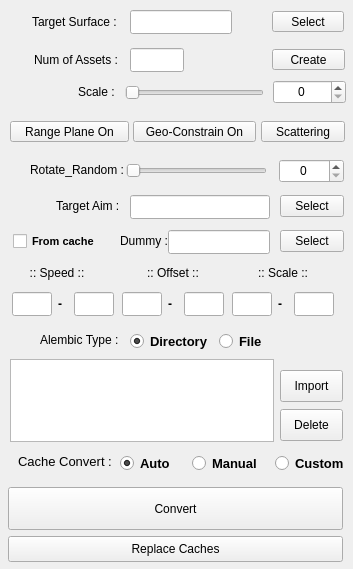
<?xml version="1.0" encoding="UTF-8"?>
<ui version="4.0">
 <class>plcAssetWindow</class>
 <widget class="QWidget" name="plcAssetWindow">
  <property name="geometry">
   <rect>
    <x>0</x>
    <y>0</y>
    <width>353</width>
    <height>569</height>
   </rect>
  </property>
  <property name="minimumSize">
   <size>
    <width>353</width>
    <height>419</height>
   </size>
  </property>
  <property name="maximumSize">
   <size>
    <width>353</width>
    <height>800</height>
   </size>
  </property>
  <property name="mouseTracking">
   <bool>true</bool>
  </property>
  <property name="acceptDrops">
   <bool>true</bool>
  </property>
  <property name="windowTitle">
   <string>Asset Placement</string>
  </property>
  <widget class="QLineEdit" name="targetGeo">
   <property name="geometry">
    <rect>
     <x>130</x>
     <y>10</y>
     <width>102</width>
     <height>24</height>
    </rect>
   </property>
   <property name="minimumSize">
    <size>
     <width>54</width>
     <height>24</height>
    </size>
   </property>
   <property name="maximumSize">
    <size>
     <width>150</width>
     <height>24</height>
    </size>
   </property>
   <property name="acceptDrops">
    <bool>true</bool>
   </property>
  </widget>
  <widget class="QPushButton" name="selGeoBtn">
   <property name="geometry">
    <rect>
     <x>272</x>
     <y>11</y>
     <width>72</width>
     <height>21</height>
    </rect>
   </property>
   <property name="text">
    <string>Select</string>
   </property>
  </widget>
  <widget class="QLabel" name="label_6">
   <property name="geometry">
    <rect>
     <x>32</x>
     <y>11</y>
     <width>105</width>
     <height>21</height>
    </rect>
   </property>
   <property name="text">
    <string>Target Surface :</string>
   </property>
  </widget>
  <widget class="QSpinBox" name="numOri">
   <property name="geometry">
    <rect>
     <x>279</x>
     <y>159</y>
     <width>65</width>
     <height>24</height>
    </rect>
   </property>
   <property name="alignment">
    <set>Qt::AlignCenter</set>
   </property>
  </widget>
  <widget class="QPushButton" name="crBtn">
   <property name="geometry">
    <rect>
     <x>272</x>
     <y>49</y>
     <width>73</width>
     <height>21</height>
    </rect>
   </property>
   <property name="text">
    <string>Create</string>
   </property>
  </widget>
  <widget class="QLabel" name="label_4">
   <property name="geometry">
    <rect>
     <x>34</x>
     <y>49</y>
     <width>103</width>
     <height>21</height>
    </rect>
   </property>
   <property name="text">
    <string>Num of Assets :</string>
   </property>
  </widget>
  <widget class="QLineEdit" name="numCh">
   <property name="geometry">
    <rect>
     <x>130</x>
     <y>48</y>
     <width>54</width>
     <height>24</height>
    </rect>
   </property>
   <property name="minimumSize">
    <size>
     <width>54</width>
     <height>24</height>
    </size>
   </property>
   <property name="maximumSize">
    <size>
     <width>150</width>
     <height>24</height>
    </size>
   </property>
   <property name="acceptDrops">
    <bool>false</bool>
   </property>
   <property name="alignment">
    <set>Qt::AlignCenter</set>
   </property>
  </widget>
  <widget class="QLabel" name="Rot">
   <property name="geometry">
    <rect>
     <x>30</x>
     <y>159</y>
     <width>112</width>
     <height>21</height>
    </rect>
   </property>
   <property name="text">
    <string>Rotate_Random :</string>
   </property>
  </widget>
  <widget class="QSlider" name="slOri">
   <property name="geometry">
    <rect>
     <x>126</x>
     <y>161</y>
     <width>141</width>
     <height>20</height>
    </rect>
   </property>
   <property name="orientation">
    <enum>Qt::Horizontal</enum>
   </property>
  </widget>
  <widget class="QPushButton" name="geoConBtn">
   <property name="geometry">
    <rect>
     <x>133</x>
     <y>121</y>
     <width>123</width>
     <height>21</height>
    </rect>
   </property>
   <property name="text">
    <string>Geo-Constrain On</string>
   </property>
  </widget>
  <widget class="QLineEdit" name="aimTarget">
   <property name="geometry">
    <rect>
     <x>130</x>
     <y>195</y>
     <width>140</width>
     <height>24</height>
    </rect>
   </property>
   <property name="minimumSize">
    <size>
     <width>54</width>
     <height>24</height>
    </size>
   </property>
   <property name="maximumSize">
    <size>
     <width>150</width>
     <height>24</height>
    </size>
   </property>
   <property name="acceptDrops">
    <bool>false</bool>
   </property>
  </widget>
  <widget class="QPushButton" name="aimBtn">
   <property name="geometry">
    <rect>
     <x>280</x>
     <y>195</y>
     <width>64</width>
     <height>22</height>
    </rect>
   </property>
   <property name="text">
    <string>Select</string>
   </property>
  </widget>
  <widget class="QLabel" name="label_7">
   <property name="geometry">
    <rect>
     <x>56</x>
     <y>195</y>
     <width>84</width>
     <height>21</height>
    </rect>
   </property>
   <property name="text">
    <string>Target Aim :</string>
   </property>
  </widget>
  <widget class="QPushButton" name="loadBtn">
   <property name="geometry">
    <rect>
     <x>8</x>
     <y>487</y>
     <width>335</width>
     <height>43</height>
    </rect>
   </property>
   <property name="text">
    <string>Convert</string>
   </property>
  </widget>
  <widget class="QPushButton" name="impBtn">
   <property name="geometry">
    <rect>
     <x>280</x>
     <y>370</y>
     <width>63</width>
     <height>32</height>
    </rect>
   </property>
   <property name="text">
    <string>Import</string>
   </property>
  </widget>
  <widget class="QPushButton" name="delBtn">
   <property name="geometry">
    <rect>
     <x>280</x>
     <y>409</y>
     <width>63</width>
     <height>32</height>
    </rect>
   </property>
   <property name="text">
    <string>Delete</string>
   </property>
  </widget>
  <widget class="QLabel" name="locScaleLabel">
   <property name="geometry">
    <rect>
     <x>78</x>
     <y>81</y>
     <width>53</width>
     <height>21</height>
    </rect>
   </property>
   <property name="text">
    <string>Scale :</string>
   </property>
  </widget>
  <widget class="QSlider" name="scsl">
   <property name="geometry">
    <rect>
     <x>125</x>
     <y>83</y>
     <width>139</width>
     <height>20</height>
    </rect>
   </property>
   <property name="orientation">
    <enum>Qt::Horizontal</enum>
   </property>
  </widget>
  <widget class="QSpinBox" name="scnum">
   <property name="geometry">
    <rect>
     <x>273</x>
     <y>80</y>
     <width>73</width>
     <height>24</height>
    </rect>
   </property>
   <property name="alignment">
    <set>Qt::AlignCenter</set>
   </property>
  </widget>
  <widget class="QPushButton" name="getrBtn">
   <property name="geometry">
    <rect>
     <x>10</x>
     <y>121</y>
     <width>119</width>
     <height>21</height>
    </rect>
   </property>
   <property name="text">
    <string>Range Plane On</string>
   </property>
  </widget>
  <widget class="QPushButton" name="scattBtn">
   <property name="geometry">
    <rect>
     <x>261</x>
     <y>121</y>
     <width>84</width>
     <height>21</height>
    </rect>
   </property>
   <property name="text">
    <string>Scattering</string>
   </property>
  </widget>
  <widget class="QPushButton" name="dmBtn">
   <property name="geometry">
    <rect>
     <x>280</x>
     <y>230</y>
     <width>64</width>
     <height>22</height>
    </rect>
   </property>
   <property name="text">
    <string>Select</string>
   </property>
  </widget>
  <widget class="QLabel" name="label_8">
   <property name="geometry">
    <rect>
     <x>120</x>
     <y>230</y>
     <width>59</width>
     <height>21</height>
    </rect>
   </property>
   <property name="text">
    <string>Dummy :</string>
   </property>
  </widget>
  <widget class="QLineEdit" name="dummy">
   <property name="geometry">
    <rect>
     <x>168</x>
     <y>230</y>
     <width>102</width>
     <height>24</height>
    </rect>
   </property>
   <property name="minimumSize">
    <size>
     <width>54</width>
     <height>24</height>
    </size>
   </property>
   <property name="maximumSize">
    <size>
     <width>150</width>
     <height>24</height>
    </size>
   </property>
   <property name="acceptDrops">
    <bool>false</bool>
   </property>
  </widget>
  <widget class="QCheckBox" name="chkfc">
   <property name="geometry">
    <rect>
     <x>13</x>
     <y>228</y>
     <width>88</width>
     <height>26</height>
    </rect>
   </property>
   <property name="font">
    <font>
     <pointsize>8</pointsize>
     <weight>75</weight>
     <bold>true</bold>
    </font>
   </property>
   <property name="text">
    <string>From cache</string>
   </property>
  </widget>
  <widget class="QLabel" name="import_Label">
   <property name="geometry">
    <rect>
     <x>18</x>
     <y>451</y>
     <width>98</width>
     <height>21</height>
    </rect>
   </property>
   <property name="font">
    <font>
     <pointsize>10</pointsize>
     <weight>50</weight>
     <bold>false</bold>
    </font>
   </property>
   <property name="text">
    <string>Cache Convert :</string>
   </property>
  </widget>
  <widget class="QLabel" name="CacheLb">
   <property name="geometry">
    <rect>
     <x>40</x>
     <y>329</y>
     <width>111</width>
     <height>21</height>
    </rect>
   </property>
   <property name="text">
    <string>Alembic Type :</string>
   </property>
  </widget>
  <widget class="QWidget" name="layoutWidget">
   <property name="geometry">
    <rect>
     <x>130</x>
     <y>329</y>
     <width>149</width>
     <height>26</height>
    </rect>
   </property>
   <layout class="QHBoxLayout" name="horizontalLayout">
    <item>
     <widget class="QRadioButton" name="rdDir">
      <property name="font">
       <font>
        <pointsize>10</pointsize>
        <weight>75</weight>
        <bold>true</bold>
       </font>
      </property>
      <property name="text">
       <string>Directory</string>
      </property>
      <property name="checked">
       <bool>true</bool>
      </property>
     </widget>
    </item>
    <item>
     <widget class="QRadioButton" name="rdFile">
      <property name="font">
       <font>
        <pointsize>10</pointsize>
        <weight>75</weight>
        <bold>true</bold>
       </font>
      </property>
      <property name="text">
       <string>File</string>
      </property>
     </widget>
    </item>
   </layout>
  </widget>
  <widget class="QWidget" name="layoutWidget">
   <property name="geometry">
    <rect>
     <x>120</x>
     <y>450</y>
     <width>237</width>
     <height>26</height>
    </rect>
   </property>
   <layout class="QHBoxLayout" name="horizontalLayout_2">
    <property name="spacing">
     <number>0</number>
    </property>
    <item>
     <widget class="QRadioButton" name="rdRan">
      <property name="maximumSize">
       <size>
        <width>72</width>
        <height>24</height>
       </size>
      </property>
      <property name="font">
       <font>
        <pointsize>10</pointsize>
        <weight>75</weight>
        <bold>true</bold>
       </font>
      </property>
      <property name="text">
       <string>Auto</string>
      </property>
      <property name="checked">
       <bool>true</bool>
      </property>
     </widget>
    </item>
    <item>
     <widget class="QRadioButton" name="rdSel">
      <property name="maximumSize">
       <size>
        <width>90</width>
        <height>24</height>
       </size>
      </property>
      <property name="font">
       <font>
        <pointsize>10</pointsize>
        <weight>75</weight>
        <bold>true</bold>
       </font>
      </property>
      <property name="text">
       <string>Manual</string>
      </property>
     </widget>
    </item>
    <item>
     <widget class="QRadioButton" name="rdCus">
      <property name="maximumSize">
       <size>
        <width>90</width>
        <height>24</height>
       </size>
      </property>
      <property name="font">
       <font>
        <pointsize>10</pointsize>
        <weight>75</weight>
        <bold>true</bold>
       </font>
      </property>
      <property name="text">
       <string>Custom</string>
      </property>
     </widget>
    </item>
   </layout>
  </widget>
  <widget class="QWidget" name="layoutWidget">
   <property name="geometry">
    <rect>
     <x>10</x>
     <y>260</y>
     <width>326</width>
     <height>57</height>
    </rect>
   </property>
   <layout class="QHBoxLayout" name="horizontalLayout_6">
    <item>
     <layout class="QVBoxLayout" name="verticalLayout">
      <property name="spacing">
       <number>6</number>
      </property>
      <item>
       <widget class="QLabel" name="label">
        <property name="maximumSize">
         <size>
          <width>90</width>
          <height>24</height>
         </size>
        </property>
        <property name="frameShape">
         <enum>QFrame::NoFrame</enum>
        </property>
        <property name="text">
         <string>:: Speed ::</string>
        </property>
        <property name="alignment">
         <set>Qt::AlignCenter</set>
        </property>
       </widget>
      </item>
      <item>
       <layout class="QHBoxLayout" name="horizontalLayout_3">
        <item>
         <widget class="QLineEdit" name="scaleMin">
          <property name="maximumSize">
           <size>
            <width>40</width>
            <height>24</height>
           </size>
          </property>
          <property name="acceptDrops">
           <bool>false</bool>
          </property>
          <property name="alignment">
           <set>Qt::AlignCenter</set>
          </property>
         </widget>
        </item>
        <item>
         <widget class="QLabel" name="spdText_Label">
          <property name="maximumSize">
           <size>
            <width>10</width>
            <height>24</height>
           </size>
          </property>
          <property name="font">
           <font>
            <weight>75</weight>
            <bold>true</bold>
           </font>
          </property>
          <property name="text">
           <string>-</string>
          </property>
         </widget>
        </item>
        <item>
         <widget class="QLineEdit" name="scaleMax">
          <property name="maximumSize">
           <size>
            <width>40</width>
            <height>24</height>
           </size>
          </property>
          <property name="acceptDrops">
           <bool>false</bool>
          </property>
          <property name="alignment">
           <set>Qt::AlignCenter</set>
          </property>
         </widget>
        </item>
       </layout>
      </item>
     </layout>
    </item>
    <item>
     <layout class="QVBoxLayout" name="verticalLayout_2">
      <item>
       <widget class="QLabel" name="label_5">
        <property name="maximumSize">
         <size>
          <width>110</width>
          <height>24</height>
         </size>
        </property>
        <property name="text">
         <string>:: Offset ::</string>
        </property>
        <property name="alignment">
         <set>Qt::AlignCenter</set>
        </property>
       </widget>
      </item>
      <item>
       <layout class="QHBoxLayout" name="horizontalLayout_4">
        <item>
         <widget class="QLineEdit" name="offMin">
          <property name="maximumSize">
           <size>
            <width>40</width>
            <height>24</height>
           </size>
          </property>
          <property name="acceptDrops">
           <bool>false</bool>
          </property>
          <property name="alignment">
           <set>Qt::AlignCenter</set>
          </property>
         </widget>
        </item>
        <item>
         <widget class="QLabel" name="offText_Label">
          <property name="maximumSize">
           <size>
            <width>10</width>
            <height>24</height>
           </size>
          </property>
          <property name="font">
           <font>
            <weight>75</weight>
            <bold>true</bold>
           </font>
          </property>
          <property name="text">
           <string>-</string>
          </property>
         </widget>
        </item>
        <item>
         <widget class="QLineEdit" name="offMax">
          <property name="maximumSize">
           <size>
            <width>40</width>
            <height>24</height>
           </size>
          </property>
          <property name="acceptDrops">
           <bool>false</bool>
          </property>
          <property name="alignment">
           <set>Qt::AlignCenter</set>
          </property>
         </widget>
        </item>
       </layout>
      </item>
     </layout>
    </item>
    <item>
     <layout class="QVBoxLayout" name="verticalLayout_3">
      <property name="leftMargin">
       <number>0</number>
      </property>
      <item>
       <widget class="QLabel" name="Scale_Label">
        <property name="maximumSize">
         <size>
          <width>110</width>
          <height>24</height>
         </size>
        </property>
        <property name="text">
         <string>:: Scale ::</string>
        </property>
        <property name="alignment">
         <set>Qt::AlignCenter</set>
        </property>
       </widget>
      </item>
      <item>
       <layout class="QHBoxLayout" name="horizontalLayout_5">
        <item>
         <widget class="QLineEdit" name="sclMin">
          <property name="maximumSize">
           <size>
            <width>40</width>
            <height>24</height>
           </size>
          </property>
          <property name="acceptDrops">
           <bool>false</bool>
          </property>
          <property name="alignment">
           <set>Qt::AlignCenter</set>
          </property>
         </widget>
        </item>
        <item>
         <widget class="QLabel" name="sclText_Label">
          <property name="maximumSize">
           <size>
            <width>10</width>
            <height>24</height>
           </size>
          </property>
          <property name="font">
           <font>
            <weight>75</weight>
            <bold>true</bold>
           </font>
          </property>
          <property name="text">
           <string>-</string>
          </property>
         </widget>
        </item>
        <item>
         <widget class="QLineEdit" name="sclMax">
          <property name="maximumSize">
           <size>
            <width>40</width>
            <height>24</height>
           </size>
          </property>
          <property name="acceptDrops">
           <bool>false</bool>
          </property>
          <property name="alignment">
           <set>Qt::AlignCenter</set>
          </property>
         </widget>
        </item>
       </layout>
      </item>
     </layout>
    </item>
   </layout>
  </widget>
  <widget class="QListWidget" name="listWidget">
   <property name="geometry">
    <rect>
     <x>10</x>
     <y>359</y>
     <width>264</width>
     <height>83</height>
    </rect>
   </property>
   <property name="acceptDrops">
    <bool>true</bool>
   </property>
   <property name="dragEnabled">
    <bool>true</bool>
   </property>
   <property name="dragDropMode">
    <enum>QAbstractItemView::DropOnly</enum>
   </property>
  </widget>
  <widget class="QPushButton" name="repBtn">
   <property name="geometry">
    <rect>
     <x>8</x>
     <y>536</y>
     <width>335</width>
     <height>26</height>
    </rect>
   </property>
   <property name="text">
    <string>Replace Caches</string>
   </property>
  </widget>
 </widget>
 <resources/>
 <connections>
  <connection>
   <sender>slOri</sender>
   <signal>valueChanged(int)</signal>
   <receiver>numOri</receiver>
   <slot>setValue(int)</slot>
   <hints>
    <hint type="sourcelabel">
     <x>196</x>
     <y>179</y>
    </hint>
    <hint type="destinationlabel">
     <x>311</x>
     <y>179</y>
    </hint>
   </hints>
  </connection>
  <connection>
   <sender>numOri</sender>
   <signal>valueChanged(int)</signal>
   <receiver>slOri</receiver>
   <slot>setValue(int)</slot>
   <hints>
    <hint type="sourcelabel">
     <x>311</x>
     <y>179</y>
    </hint>
    <hint type="destinationlabel">
     <x>196</x>
     <y>179</y>
    </hint>
   </hints>
  </connection>
  <connection>
   <sender>scnum</sender>
   <signal>valueChanged(int)</signal>
   <receiver>scsl</receiver>
   <slot>setValue(int)</slot>
   <hints>
    <hint type="sourcelabel">
     <x>309</x>
     <y>91</y>
    </hint>
    <hint type="destinationlabel">
     <x>194</x>
     <y>92</y>
    </hint>
   </hints>
  </connection>
  <connection>
   <sender>scsl</sender>
   <signal>valueChanged(int)</signal>
   <receiver>scnum</receiver>
   <slot>setValue(int)</slot>
   <hints>
    <hint type="sourcelabel">
     <x>194</x>
     <y>92</y>
    </hint>
    <hint type="destinationlabel">
     <x>309</x>
     <y>91</y>
    </hint>
   </hints>
  </connection>
 </connections>
</ui>
